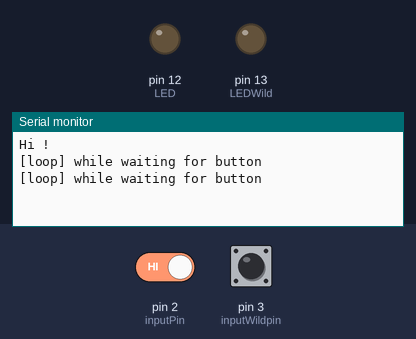
Bench run of a sketch on a simulated Arduino Uno, built with avr-gcc and run on an emulated ATmega328P. Shown: output pins drawn as LEDs (lit = HIGH), the last lines printed to the serial monitor. The inputs (shaded band) are chosen by the test bench; at power-on: pin 3 (inputWildpin) HIGH, pin 2 (inputPin) HIGH.

Above: at 1.3 s.
1.4 s: pin 3 (inputWildpin) pulled LOW for 0.15 s
At 1.9 s:
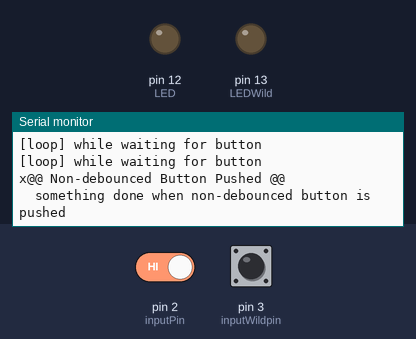
3.0 s: pin 2 (inputPin) driven LOW and pin 3 (inputWildpin) driven LOW
At 3.9 s:
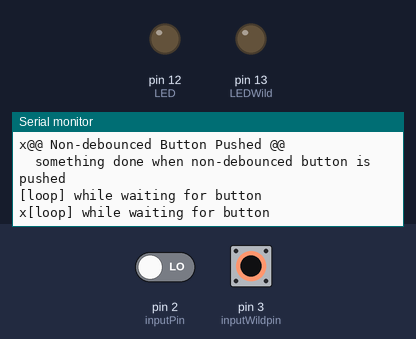
4.5 s: pin 3 (inputWildpin) pulsed HIGH 2 times (0.12 s each, 0.3 s apart)
At 4.83 s:
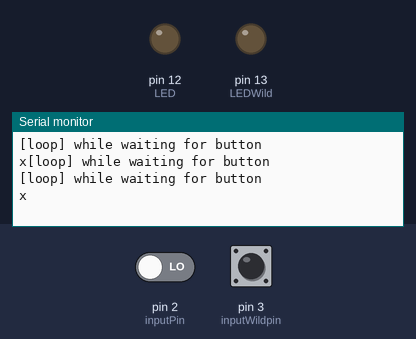

The sketch:

pushbutton_debounce_interrupt.ino
```cpp
// Reference: https://wokwi.com/projects/318885209198035539

// Switch usage tutorial with debounce and interrupt by DiskDoctor
// credit to Michael Margolis 'Arduino Cookbook' for debounce routine
// starred comments '*' are required for using debounce on a button
// preferred method for switch is to set button to HIGH with internal pull-up resistor
// preferred method is to use interrupt for switch so it may be pressed any time
// 'Wild' prefix for non-debounced usage as comparison, not needed in program

// note: interrupts on digital pins restricted: https://www.arduino.cc/reference/en/language/functions/external-interrupts/attachinterrupt/
// digital interrupts available...uno:2,3  mega:2,3,18,19

// notice debounced button only triggers ONCE but non-debounced maybe multiple or unreliable state
// GREEN is good with debounce. Notice single message and short LED
// RED is unstable without debounce. Notice multiple messages and longer LED from multiples can lead to instability
// each button uses distinct interrupt

// internal pullup resistors used for buttons so no 5v necessary only GND
// 220 Ohm resistors used for LEDs, including pin 13 that has onboard LED but NO internal resistor


#define inputPin 2 // which input pin is connected to button *
const int debounceDelay = 10; // milliseconds to wait until button input stable *
#define inputWildpin 3 // which input ping is connect to button NOT debounced

#define LED 12  // The pin the button-LED is connected to
#define LEDWild 13 // The pin used for second non-debounced connected LED


void setup() {
  // put your setup code here, to run once
  Serial.begin(115200); // initializes serial monitor for troubleshooting and learning
  Serial.println("Hi !");
  delay(100);

  pinMode(inputPin, INPUT_PULLUP); // make button pin mode input *
  digitalWrite(inputPin, HIGH);
  pinMode(LED, OUTPUT); // Declare the button-LED as an output


  pinMode(inputWildpin, INPUT_PULLUP); // make second button pin mode input
  digitalWrite(inputWildpin, HIGH);
  pinMode(LEDWild, OUTPUT); // Declare the button-LED as an output- second comparison LED


  attachInterrupt(digitalPinToInterrupt(inputWildpin), buttonPushed2, FALLING); // assign interrupt to button, procedure to be run and set state to LOW when pushed
  attachInterrupt(digitalPinToInterrupt(inputPin), buttonPushed, FALLING); // assign interrupt to button, procedure to be run and set state to LOW when pushed *

}

void loop() {
  // put your main code here, to run repeatedly:
  Serial.println("[loop] while waiting for button"); // normal program goes here
  delay(1000); // pause to read serial monitor output
}

void buttonPushed() {   // detect and debounce button push using assigned interrupt *
  if (debounce(inputPin)) { // calls debounce procedure *
    Serial.println("Debounce Button Pushed"); // shows button pushed on serial monitor
    digitalWrite(LED, HIGH); // Turn the button-LED on for feedback
    Serial.println("  something done when button is pushed"); // normal program code for action when button pressed
    Serial.println(""); // blank line for neatness
    delay(1000); // delay to read serial monitor and see LED
    digitalWrite(LED, LOW); // Turn the button-LED back off
  }
}

void buttonPushed2() {  // detect second button push using assigned interrupt
  Serial.print('x');delay(50);
  if (digitalRead(inputPin)) { // does NOT call debounce procedure
    Serial.println("@@ Non-debounced Button Pushed @@"); // shows button pushed on serial monitor
    digitalWrite(LEDWild, HIGH); // Turn the button-LED on for feedback
    Serial.println("  something done when non-debounced button is pushed"); // normal program code for action when button pressed
    Serial.println(""); // blank line for neatness
    delay(1000); // delay to read serial monitor and see LED
    digitalWrite(LEDWild, LOW); // Turn the button-LED back off
  }
}

// ***************************************
// **            Debounce pin           **
// **    Entire procedure required      **
// **     outside of setup or loop      **
// **           usually at end          **
// ***************************************
// debounce returns true if the switch in the given pin is closed and stable
boolean debounce(int pin)
{
  boolean state;
  boolean previousState;
  previousState = digitalRead(pin); // store switch state
  for (int counter = 0; counter < debounceDelay; counter++)
  {
    delay(1); // wait for 1 millisecond
    state = digitalRead(pin); // read the pin
    if ( state != previousState)
    {
      counter = 0; // reset the counter if the state changes
      previousState = state; // and save the current state
    }
  }
  // here when the switch state has been stable longer than the debounce period
  return state;
}
```

Measured:
- after the input at 1.4 s, the serial monitor: prints a new line at once (image 1)
- after the input at 3.0 s, the serial monitor: prints a new line at once (image 2)
- after the input at 4.5 s, the serial monitor: prints a new line after 0.12 s (image 3)
